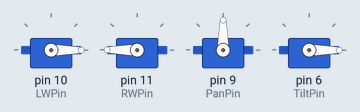
This sketch was run on a simulated Arduino Uno, built with avr-gcc and run on an emulated ATmega328P. On the bench: 4 × servo.

Above: at 0.05 s.
At 1.75 s:
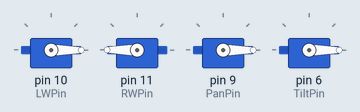
At 3.5 s:
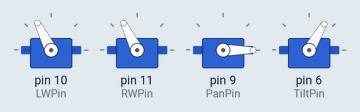
Timing chart, 0 to 8.1 s (numbered marks = the images above):
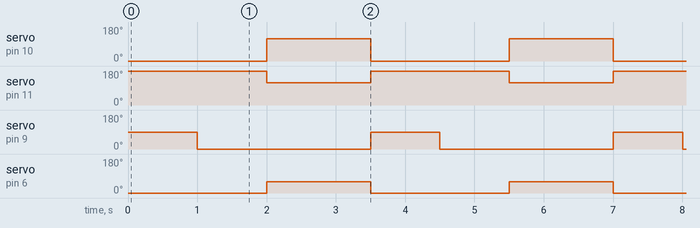

The sketch:

Code.ino
```cpp
// This code is based on a program called "Sweep"
// by BARRAGAN <http://barraganstudio.com>
// (which is an example placed in the public domain found under the example menu of the Arduino IDE)
// and we also utilize the Servo.h Library

//Creative commons license for my modifications
//
//I created additional functions created for handling continuous-rotation-servos as motors
//Forward, Backward, RotateLeft, RotateRight, Stop, and attachServo
//by gskielian  < http://www.kielian.net >

double ForwardSpeed = 100;
double RotateSpeed = 30.0;
double BackwardSpeed = 100;

#include <Servo.h>

Servo LeftWheel;  // create servo object to control a servo
Servo RightWheel;  // create servo object to control a servo
Servo Pan;
Servo Tilt;

// Note: a maximum of eight servo objects can be created

int LWPin = 10; //set the pin number for your left servo-motors (just change the number if not pin 9)
int RWPin = 11; //right-wheel control pin
int PanPin = 9;
int TiltPin = 6;


void setup()
{
  LeftWheel.attach( LWPin );  //  Connects LeftWheel to the pin LWPin
  RightWheel.attach( RWPin );  // Connects another wheel to be controlled by the pin RWPin
  Pan.attach(PanPin);
  Tilt.attach(TiltPin);
}


void loop()
{

     Pan.write(90); //LookStraight
     Tilt.write(0);
     Forward(1);
     Pan.write(180); //LookRight
     Tilt.write(60);
     Pan.write(0); //LookLeft
     Tilt.write(0);
     Forward(1);
     Pan.write(0);
     Tilt.write(60);
     RotateLeft(1.5);

}


void Forward(double seconds)
{
    double speed = ForwardSpeed;

     attachServos(); //in case we disconnected them

     //The CRS thinks it is always at 90 degrees
     //if you tell it to go to 180 degrees it will go really fast clock-wise
     //0 degrees really quickly counterclockwise
     // 95 really slowly clockwise

    double leftspeed = (-speed/100.0*90.0 + 90) ;
    double rightspeed = (speed/100.0*90.0 + 90) ;  // translates it to servo-speak (servo input is from 0-180)

    LeftWheel.write( (int) leftspeed);
    RightWheel.write((int) rightspeed); // Right wheel is backwards

   //delay wants an integer number of milliseconds, we turn seconds to milliseconds
   //then we turn the result into an int
   delay((int) (seconds*1000));
}


void Backward ( double seconds)
{
    double speed = BackwardSpeed;

    attachServos(); //in case we disconnected them

    double leftspeed = (speed/100.0*90.0 + 90) ;
    double rightspeed = (-speed/100.0*90.0 + 90) ;  // translates it to servo-speak (servo input is from 0-180)

    LeftWheel.write( (int) leftspeed);
    RightWheel.write((int) rightspeed);

    delay((int) (seconds*1000));
}


void RotateLeft (double seconds)
{
    double speed = RotateSpeed;

    attachServos(); //in case we disconnected them

    double leftspeed = (speed/100.0*90.0 + 90) ;  // translates it to servo-speak (servo input is from 0-180)
    double rightspeed = (speed/100.0*90.0 + 90) ;  // translates it to servo-speak (servo input is from 0-180)

    LeftWheel.write((int) leftspeed);
    RightWheel.write((int) rightspeed);
    delay((int) (seconds*1000));
}

void RotateRight (double seconds)
{
    double speed = RotateSpeed;

    attachServos(); //in case we disconnected them

    double leftspeed =  (-speed/100.0*90.0 + 90) ;  // translates it to servo-speak (servo input is from 0-180)
    double rightspeed =  (-speed/100.0*90.0 + 90) ;  // translates it to servo-speak (servo input is from 0-180)

    LeftWheel.write((int) leftspeed);
    RightWheel.write((int) rightspeed);

    delay((int) (seconds*1000));
}


void Stop( double seconds)
{
  LeftWheel.detach();  //to stop the motors, we have the Arduino stop sending signals entirely
  RightWheel.detach();

  delay((int) (seconds*1000));
}


void attachServos()
{
   LeftWheel.attach(LWPin);
   RightWheel.attach(RWPin);
}
```

Measured:
- by itself, servo on pin 10 (LWPin): alternates 117° for 1.5 s and 0° for 2.0 s
- by itself, servo on pin 11 (RWPin): alternates 180° for 2.0 s and 117° for 1.5 s
- by itself, servo on pin 9 (PanPin): alternates 90° for 1.0 s and 0° for 2.5 s
- by itself, servo on pin 6 (TiltPin): alternates 60° for 1.5 s and 0° for 2.0 s
